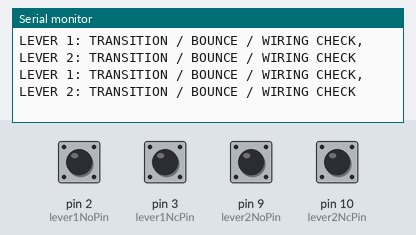
The sketch below on a simulated Arduino Uno, built with avr-gcc and run on an emulated ATmega328P. On the bench: the last lines printed to the serial monitor. The inputs (shaded band) are chosen by the test bench; at power-on: pin 2 (lever1NoPin), pin 3 (lever1NcPin), pin 9 (lever2NoPin), pin 10 (lever2NcPin) HIGH.

Above: at 1.7 s.
1.8 s: pin 2 (lever1NoPin) pulled LOW for 0.25 s
At 2.07 s:
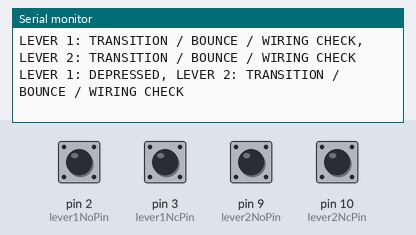
3.5 s: pin 3 (lever1NcPin) pulled LOW for 0.25 s
At 3.69 s:
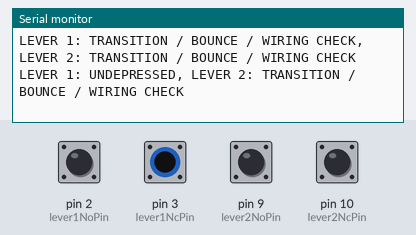
5.2 s: pin 9 (lever2NoPin) pulled LOW for 0.25 s
At 5.51 s:
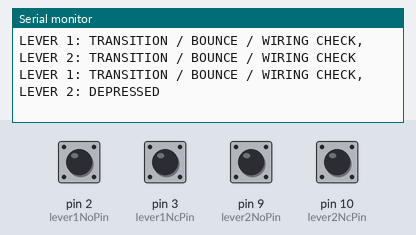
6.9 s: pin 10 (lever2NcPin) pulled LOW for 0.25 s
At 7.12 s:
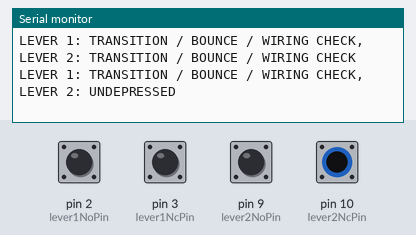
8.6 s: pin 2 (lever1NoPin) driven LOW and pin 9 (lever2NoPin) driven LOW
At 8.94 s:
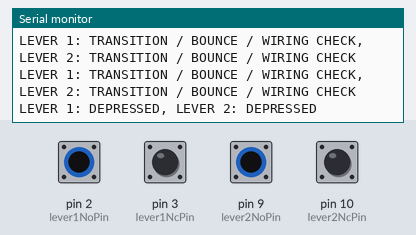
10.6 s: pin 2 (lever1NoPin) driven HIGH
At 10.94 s:
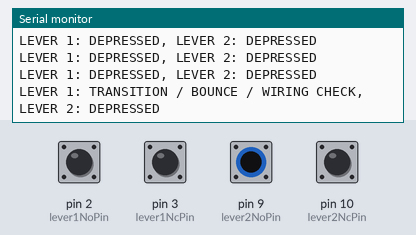

The sketch:

arduinoPrintLeverStateToSerial_TwoLevers.ino
```cpp
const int lever1NoPin = 2;
const int lever1NcPin = 3;

const int lever2NoPin = 9;
const int lever2NcPin = 10;

// Connect each lever's COM terminal to Arduino GND.

void setup() {
  pinMode(lever1NoPin, INPUT_PULLUP);
  pinMode(lever1NcPin, INPUT_PULLUP);
  pinMode(lever2NoPin, INPUT_PULLUP);
  pinMode(lever2NcPin, INPUT_PULLUP);

  Serial.begin(115200);
  delay(500);
  Serial.println("Two-lever switch test starting...");
}

const char* getLeverState(int noPin, int ncPin) {
  bool noClosed = (digitalRead(noPin) == LOW);
  bool ncClosed = (digitalRead(ncPin) == LOW);

  if (noClosed && !ncClosed) {
    return "DEPRESSED";
  } else if (!noClosed && ncClosed) {
    return "UNDEPRESSED";
  } else {
    return "TRANSITION / BOUNCE / WIRING CHECK";
  }
}

void loop() {
  const char* lever1State = getLeverState(lever1NoPin, lever1NcPin);
  const char* lever2State = getLeverState(lever2NoPin, lever2NcPin);

  Serial.print("LEVER 1: ");
  Serial.print(lever1State);
  Serial.print(", LEVER 2: ");
  Serial.println(lever2State);

  delay(200);  // Print both states five times per second.
}
```

Measured:
- after the input at 1.8 s, the serial monitor: prints a new line after 0.12 s (image 1)
- after the input at 3.5 s, the serial monitor: prints a new line at once (image 2)
- after the input at 5.2 s, the serial monitor: prints a new line after 0.15 s (image 3)
- after the input at 6.9 s, the serial monitor: prints a new line after 0.07 s (image 4)
- after the input at 8.6 s, the serial monitor: prints a new line after 0.18 s (image 5)
- after the input at 10.6 s, the serial monitor: prints a new line after 0.19 s (image 6)
